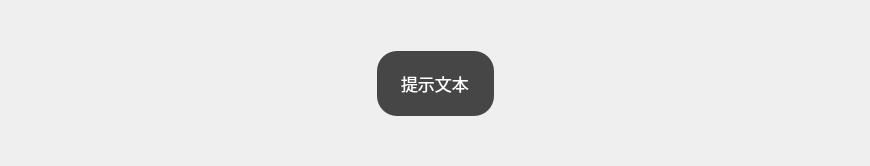
<?xml version="1.0" encoding="UTF-8"?>
<ui version="4.0">
 <class>VToast</class>
 <widget class="QWidget" name="VToast">
  <property name="geometry">
   <rect>
    <x>0</x>
    <y>0</y>
    <width>870</width>
    <height>166</height>
   </rect>
  </property>
  <property name="windowTitle">
   <string>VToast</string>
  </property>
  <property name="styleSheet">
   <string notr="true">#label_toast
{
	font: 17px;
	font-family: &quot;微软雅黑&quot;;
	color: white;
	padding: 20px;
	background: rgba(0, 0, 0, 180);
	border-radius: 20px;
}</string>
  </property>
  <layout class="QVBoxLayout" name="verticalLayout">
   <item>
    <spacer name="verticalSpacer">
     <property name="orientation">
      <enum>Qt::Vertical</enum>
     </property>
     <property name="sizeHint" stdset="0">
      <size>
       <width>20</width>
       <height>33</height>
      </size>
     </property>
    </spacer>
   </item>
   <item>
    <layout class="QHBoxLayout" name="horizontalLayout">
     <item>
      <spacer name="horizontalSpacer">
       <property name="orientation">
        <enum>Qt::Horizontal</enum>
       </property>
       <property name="sizeHint" stdset="0">
        <size>
         <width>40</width>
         <height>20</height>
        </size>
       </property>
      </spacer>
     </item>
     <item>
      <widget class="QLabel" name="label_toast">
       <property name="text">
        <string>提示文本</string>
       </property>
      </widget>
     </item>
     <item>
      <spacer name="horizontalSpacer_2">
       <property name="orientation">
        <enum>Qt::Horizontal</enum>
       </property>
       <property name="sizeHint" stdset="0">
        <size>
         <width>40</width>
         <height>20</height>
        </size>
       </property>
      </spacer>
     </item>
    </layout>
   </item>
   <item>
    <spacer name="verticalSpacer_2">
     <property name="orientation">
      <enum>Qt::Vertical</enum>
     </property>
     <property name="sizeHint" stdset="0">
      <size>
       <width>20</width>
       <height>32</height>
      </size>
     </property>
    </spacer>
   </item>
  </layout>
 </widget>
 <layoutdefault spacing="6" margin="11"/>
 <resources/>
 <connections/>
</ui>
